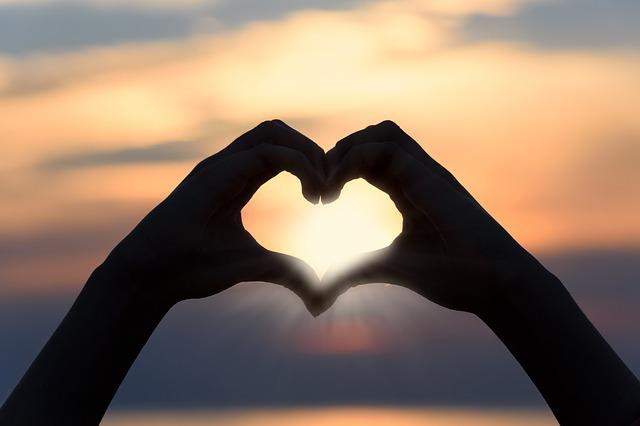
#> input picture img/heart.jpg, 640 x 426 px
$ python app.py
#> lines starting #> are read from the running program, lines starting #| are printed output that depends on the picture; after the words box and inside, x2 and y2 are one past the last pixel; in counts of white or black regions, pixels touching at a corner belong together
#> further down, img is the input picture: shape (426, 640, 3); mean B, G, R 98.7, 116.1, 137.4
### edge_detection.py
import cv2 as cv

from basics import *

# [13 lines left out: functions high_pass_filter, sobel_detector, not called in this run]

def canny_detector(img, threshold1=100, threshold2=200):
#> called with threshold1 = 100, threshold2 = 200
    img = cv.cvtColor(img, cv.COLOR_BGR2GRAY)
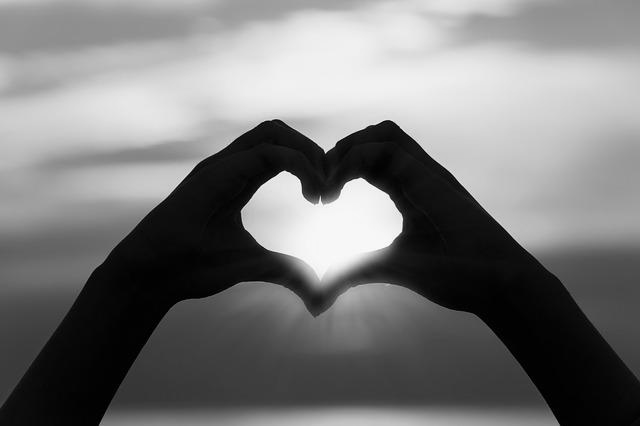
#> img: shape (426, 640); min 0, max 252, mean 120.5
    edged_img = cv.Canny(image=img, threshold1=threshold1, threshold2=threshold2)
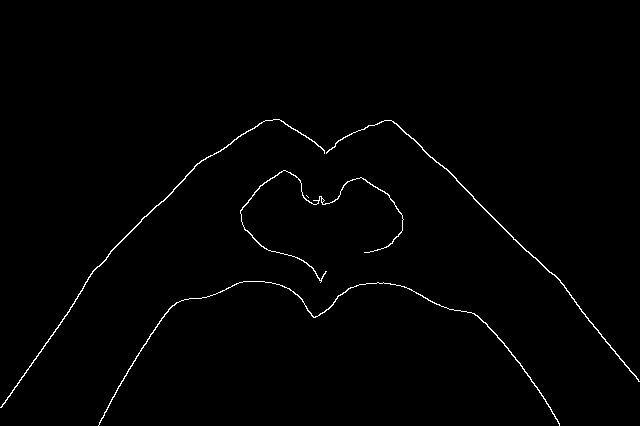
#> edged_img: shape (426, 640); 0.94% white in thin lines or dots, all inside (x1, y1, x2, y2) = (0, 119, 640, 426)
    return edged_img

def draw_contours(img, edged_img):
    contours, _=cv.findContours(edged_img,cv.RETR_EXTERNAL,cv.CHAIN_APPROX_SIMPLE)
#> contours = 5 contours, 1 with area under 20; largest, box (x1, y1, x2, y2) and area: (0, 119, 325, 408) 262, (326, 120, 640, 382) 258, (98, 281, 560, 426) 232, (240, 170, 404, 283) 158
    cv.drawContours(img,contours,-1,(0,255,0),3)
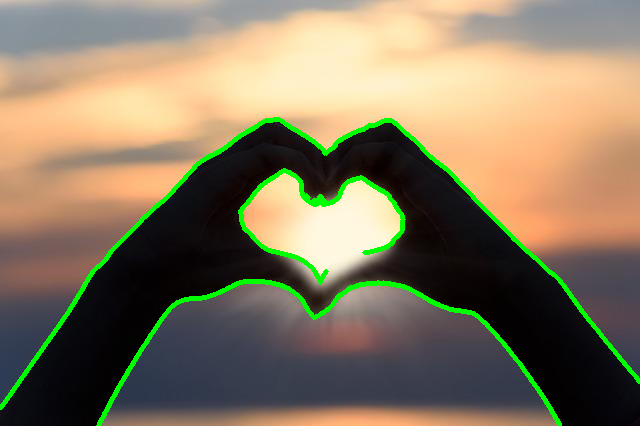
#> img: shape (426, 640, 3); mean of channels 0, 1, 2 96.1, 121.8, 134; drawn as B, G, R
    return img


# Canny detection
max_threshold1 = 300
max_threshold2 = 600

threshold1_init = 100
threshold2_init = 200

trackbar_threshold1 = 'threshold1'
trackbar_threshold2 = 'threshold2'

window_name_canny = 'Canny Edge Detector'

img_original = None

def canny_detection(img):
    global img_original
    img_original = img

    cv.namedWindow(window_name_canny)

    cv.createTrackbar(trackbar_threshold1, window_name_canny , threshold1_init, max_threshold1, on_change_canny)
    cv.createTrackbar(trackbar_threshold2, window_name_canny , threshold2_init, max_threshold2, on_change_canny)

    on_change_canny(0)

def on_change_canny(val):
    threshold1 = cv.getTrackbarPos(trackbar_threshold1, window_name_canny)
    threshold2 = cv.getTrackbarPos(trackbar_threshold2, window_name_canny)
    edged_img = canny_detector(img_original, threshold1, threshold2)
    img_res = draw_contours(img_original.copy(), edged_img)
    cv.imshow(window_name_canny, img_res)


# Sobel Detection
max_kernel_size = 31

kernel_size_init = 11

trackbar_ksize = 'kernel size'

window_name_sobel = 'Sobel Edge Detector'

img_original = None

# [9 lines left out: function sobel_detection, not called in this run]

def on_change_sobel(val):
    edged_img = sobel_detector(img_original, val)
    cv.imshow(window_name_sobel, edged_img)

### app.py
import cv2 as cv
import sys
import matplotlib.pyplot as plt
from basics import *
from threshold import *
from segmentation import *
from edge_detection import *


img = cv.imread(cv.samples.findFile("img/heart.jpg"))

if img is None:
    sys.exit("Could not open or find the image.")


canny_detection(img )

k = cv.waitKey(0)
#> (key Esc is pressed here)

if k == ord("s"):
    cv.imwrite("img/cat2.jpg", img)
